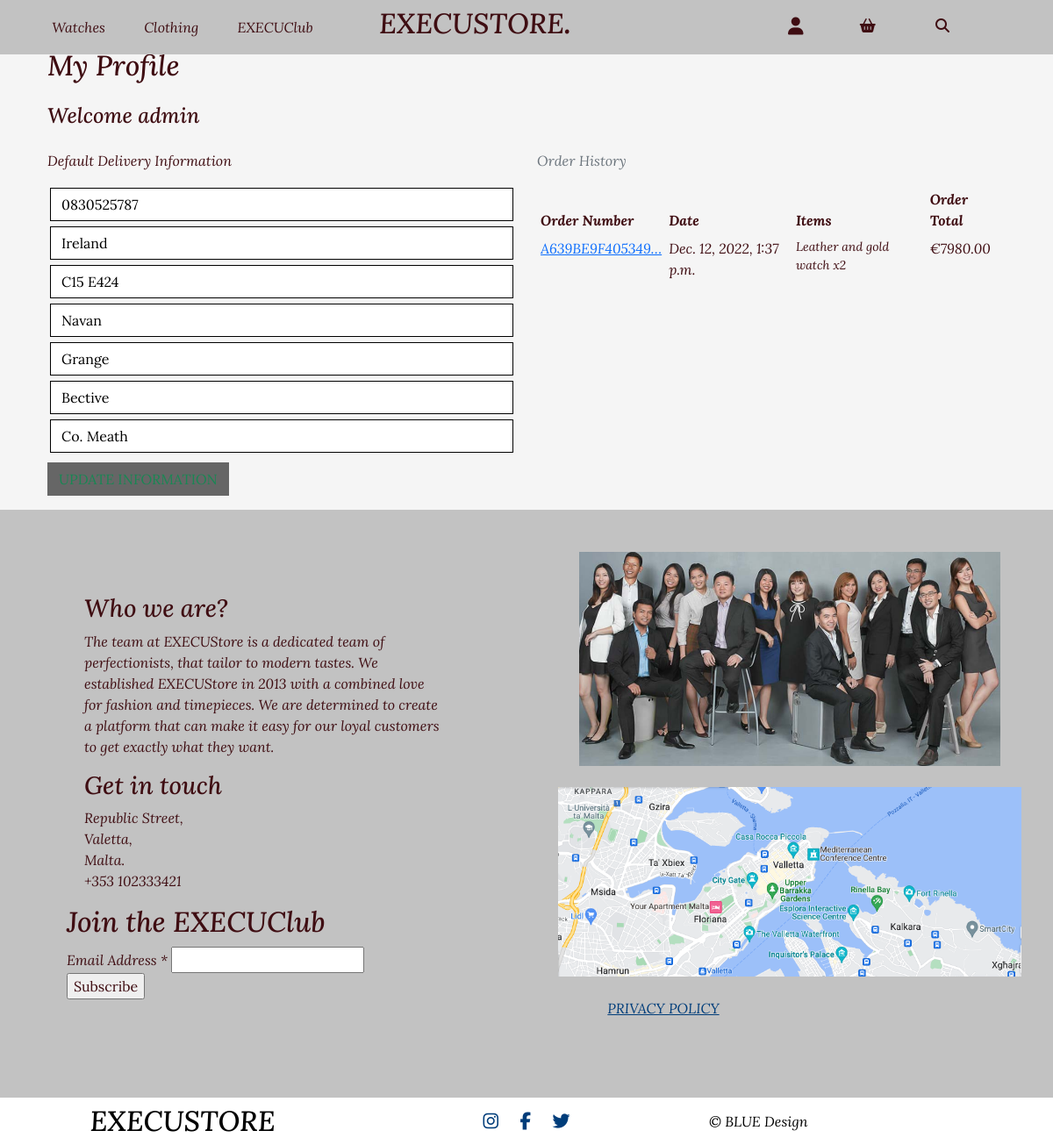
/profile/ (signed in), run on the app's committed database.
### profiles/models.py (models this page shows, shortened)
class UserProfile(models.Model):
    user = models.OneToOneField(User, on_delete=models.CASCADE)
    default_phone_number = models.CharField(max_length=20, null=True, blank=True)
    default_country = CountryField(blank_label='Country *', null=True, blank=True)
    default_postcode = models.CharField(max_length=20, null=True, blank=True)
    default_town_or_city = models.CharField(max_length=40, null=True, blank=True)
    default_street_address1 = models.CharField(max_length=80, null=True, blank=True)
    default_street_address2 = models.CharField(max_length=80, null=True, blank=True)
    default_county = models.CharField(max_length=80, null=True, blank=True)

### checkout/models.py (models this page shows, shortened)
class Order(models.Model):
    order_number = models.CharField(max_length=32, null=False, editable=False)
    user_profile = models.ForeignKey(UserProfile, on_delete=models.SET_NULL,
                                     null=True, blank=True, related_name='orders')
    full_name = models.CharField(max_length=50, null=False, blank=False)
    email = models.EmailField(max_length=250, null=False, blank=False)
    phone_number = models.CharField(max_length=20, null=False, blank=False)
    country = CountryField(blank_label='Country *', null=False, blank=False)
    postcode = models.CharField(max_length=20, null=True, blank=True)
    town_or_city = models.CharField(max_length=40, null=False, blank=False)
    street_address1 = models.CharField(max_length=80, null=False, blank=False)
    street_address2 = models.CharField(max_length=80, null=True, blank=True)
    county = models.CharField(max_length=80, null=True, blank=True)
    date = models.DateTimeField(auto_now_add=True)
    delivery_cost = models.DecimalField(max_digits=6, decimal_places=2, null=False, default=0)
    order_total = models.DecimalField(max_digits=15, decimal_places=2, null=False, default=0)
    grand_total = models.DecimalField(max_digits=15, decimal_places=2, null=False, default=0)
    original_bag = models.TextField(null=False, blank=False, default='')
    stripe_pid = models.CharField(max_length=254, null=False, blank=False, default='')

class OrderLineItem(models.Model):
    order = models.ForeignKey(Order, null=False, blank=False,
                              on_delete=models.CASCADE,
                              related_name='lineitems')
    product = models.ForeignKey(Product, null=False,
                                blank=False, on_delete=models.CASCADE)
    quantity = models.IntegerField(null=False, blank=False, default=0)
    lineitem_total = models.DecimalField(max_digits=15, decimal_places=2,
                                         null=False, blank=False,
                                         editable=False)

### products/models.py (models this page shows, shortened)
class Product(models.Model):
    category = models.ForeignKey('Category', null=True, blank=True,
                                 on_delete=models.SET_NULL)
    name = models.CharField(max_length=255)
    product_id = models.CharField(max_length=254, null=True, blank=True)
    description = models.TextField()
    price = models.DecimalField(max_digits=15, decimal_places=2)
    availability = models.CharField(max_length=255)
    image_url = models.URLField(max_length=1024, null=True, blank=True)
    image = models.ImageField(null=True, blank=True)

### profiles/views.py (the view)
# urls.py: path('profile/', include('profiles.urls')),
@login_required
def profile(request):
    profile = get_object_or_404(UserProfile, user=request.user)
    if request.method == 'POST':
        form = UserProfileForm(request.POST, instance=profile)
        if form.is_valid():
            form.save()
            messages.success(request, 'Profile updated successfully')
    form = UserProfileForm(instance=profile)
    orders = profile.orders.all()
    template = 'profiles/profile.html'
    context = {
        'form': form,
        'orders': orders,
        'on_profile_page': True
    }
    return render(request, template, context)

### profiles/forms.py
class UserProfileForm(forms.ModelForm):
    class Meta:
        model = UserProfile
        exclude = ('user',)
    def __init__(self, *args, **kwargs):
        super().__init__(*args, **kwargs)
        placeholders = {
            'default_phone_number': 'Phone Number',
            'default_postcode': 'Postal Code',
            'default_town_or_city': 'Town or City',
            'default_street_address1': 'Street Address 1',
            'default_street_address2': 'Street Address 2',
            'default_county': 'County, State or Locality',
        }
        self.fields['default_phone_number'].widget.attrs['autofocus'] = True
        for field in self.fields:
            if field != 'default_country':
                if self.fields[field].required:
                    placeholder = f'{placeholders[field]} *'
                else:
                    placeholder = placeholders[field]
                self.fields[field].widget.attrs['placeholder'] = placeholder
            self.fields[field].widget.attrs['class'] = 'border-black rounded-0 profile-form-input'
            self.fields[field].label = False

### bag/contexts.py (called while the page is built, shortened)
def bag_contents(request):
    bag_items = []
    total = 0
    product_count = 0
    bag = request.session.get('bag', {})
    if total < settings.FREE_DELIVERY_THRESHOLD:
        delivery = total * Decimal(settings.STANDARD_DELIVERY_PERCENTAGE / 100)
        free_delivery_delta = settings.FREE_DELIVERY_THRESHOLD - total
    else:
        delivery = 0
        free_delivery_delta = 0
    grand_total = delivery + total
    context = {
        'bag_items': bag_items,
        'total': total,
        'product_count': product_count,
        'delivery': delivery,
        'free_delivery_delta': free_delivery_delta,
        'free_delivery_threshold': settings.FREE_DELIVERY_THRESHOLD,
        'grand_total': grand_total,
    }
    return context

### profiles/templates/profiles/profile.html (shortened to what this page needs)
{% extends "base.html" %}
{% load static %}
{% block extra_css %}
    <link rel="stylesheet" href="{% static 'profiles/css/profile.css' %}">
{% endblock %}
{% block content %}
    <div class="container mb-2 display">
        <div class="row">
            <div class="col ">
                <h2 class=" mb-4">My Profile</h2>
                <h4 class=" mb-4 mt-2"> Welcome {{ user }} </h4>
            </div>
        </div>
        <div class="row">
            <div class="col-12 col-lg-6">
                <p class="text-muted text-color">Default Delivery Information</p>
                <form class="mt-3" action="{% url 'profile' %}" method="POST" id="profile-update-form">
                    {{ form|crispy }}
                    <button class="btn btn-color rounded-0 text-uppercase my-2 float-right text-success">Update Information</button>
                </form>
            </div>
            <div class="col-12 col-lg-6">
                <p class="text-muted">Order History</p>
                <div class="order-history table-responsive">
                    <table class="table table-sm table-borderless text-color">
                        <thead>
                            <tr>
                                <th>Order Number</th>
                                <th>Date</th>
                                <th>Items</th>
                                <th>Order Total</th>
                            </tr>
                        </thead>
                        <tbody>
                            {% for order in orders %}
                                <tr>
                                    <td>
                                        <a href="{% url 'order_history' order.order_number %}"
                                        title="{{ order.order_number }}">
                                            {{ order.order_number|truncatechars:15 }}
                                        </a>
                                    </td>
                                    <td>{{ order.date }}</td>
                                    <td>
                                        <ul class="list-unstyled">
                                            {% for item in order.lineitems.all %}
                                                <li class="small">
                                                    {{ item.product.name }} x{{ item.quantity }}
                                                </li>
                                            {% endfor %}
                                        </ul>
                                    </td>
                                    <td>€{{ order.grand_total }}</td>
                                </tr>
                            {% endfor %}
                        </tbody>
                    </table>
                </div>
            </div>
        </div>
    </div>
{% endblock %}

### static/css/base.css (style rules this page uses)
html { height: 100%; }
body { color: #3F0D12; font-family: 'Lora'; font-style: italic; box-sizing: border-box; min-height: 100vh; display: flex; flex-direction: column; }
.border-black { border: 1px solid black !important; }
.display { min-height: 500px; }
.display { padding-top: 3.5rem; }
.form-group { padding: 3px; }
.text-color { color: #3F0D12 !important; }
.row { margin: 0; }
.btn-color { background-color: #666666; }

### profiles/static/profiles/css/profile.css (style rules this page uses)
.order-history { max-height: 416px; overflow-y: auto; }
#profile-update-form .form-control { color: #000; }
#profile-update-form input::placeholder { color: #aab7c4; }
#id_default_country, #id_default_country option:not(:first-child) { color: #000; }
body { min-height: 100vh; }

### data on the page
UserProfile: default_phone_number "0830525787", default_country "Ireland", default_postcode "C15 E424", default_town_or_city "Navan", default_street_address1 "Grange", default_street_address2 "Bective", default_county "Co. Meath"
Order: order_number "A639BE9F405349…", date "Dec. 12, 2022, 1:37 p.m.", grand_total "7980.00"
OrderLineItem: product.name "Leather and gold watch", quantity "2"

### other printed values
{{ user }} "admin"
